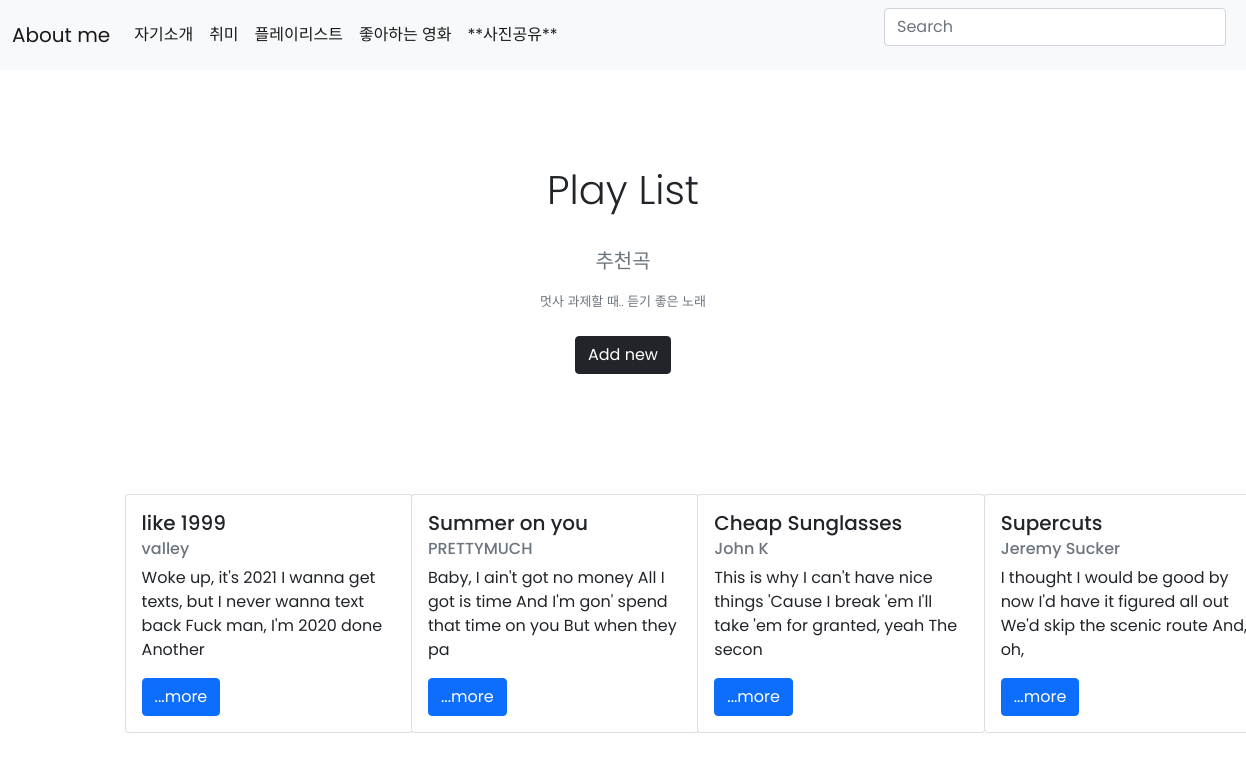
The app's page /music/ with its own data.
### leesubin/models.py (models this page shows, shortened)
class Music(models.Model):
    title=models.CharField(max_length=200)
    writer=models.CharField(max_length=100)
    pub_date=models.DateTimeField()
    body=models.TextField()
    def summary(self):
        return self.body[:100]

### leesubin/views.py (the view)
# urls.py: path('music/', views.music, name="music"),
def music(request):
    musics= Music.objects.all()
    return render(request,'music.html',{'musics':musics})

### leesubin/templates/music.html (shortened to what this page needs)
{% extends "base.html"%}
{% load static %}
{% block content %}
<head>
    <link href="https://cdn.jsdelivr.net/npm/bootstrap@5.0.2/dist/css/bootstrap.min.css" rel="stylesheet"
>
</head>
<body>
    <main>
        <section class="py-5 text-center container">
            <div class="row py-lg-5">
                <div class="col-lg-6 col-md-8 mx-auto">
                    <h1 class="fw-light">Play List</h1>
                    <br>
                    <p class="lead text-muted">추천곡</p>
                    <p class="lead text-muted" style="font-size: small;">멋사 과제할 때.. 듣기 좋은 노래</p>
                    <p>
                        <a href="{% url 'new' %}" class="btn btn-dark my-2">Add new</a>
                    </p>
                </div>
            </div>
        </section>
        <div class="wrapper">
        <div class="row">
            {% for music in musics %}
            <div class="col-sm-3">
                <div class="card" style="width: 18rem;">
                    <div class="card-body">
                        <h5 class="card-title">{{music.title}}</h5>
                        <h6 class="card-subtitle mb-2 text-muted">{{music.writer}}</h6>
                        <p class="card-text">{{music.summary}}</p>
                        <a href="{%url 'detail' music.id %}" class="btn btn-primary">...more</a>
                    </div>
                </div>
            </div>
            {% endfor %}
        </div>
    </div>
        {% endblock %}

### aboutme/templates/base.html (shortened to what this page needs)
<head>
    <link href="https://cdn.jsdelivr.net/npm/bootstrap@5.0.2/dist/css/bootstrap.min.css" rel="stylesheet">
</head>
<nav class="navbar navbar-expand-lg navbar-light bg-light">
    <div class="container-fluid">
      <a class="navbar-brand" href="{%url 'home' %}" style="font-family: 'Poppins', sans-serif;">About me</a>
      <div class="collapse navbar-collapse" id="navbarSupportedContent">
        <ul class="navbar-nav me-auto mb-2 mb-lg-0">
          <li class="nav-item">
            <a class="nav-link active" aria-current="page" href="{%url 'about'%}">자기소개</a>
          </li>
              <li><a class="nav-link active" aria-current="page" href="{% url 'hobby' %}">취미</a></li>
              <li><a class="nav-link active" aria-current="page" href="{% url 'music'%}">플레이리스트</a></li>
              <li><a class="nav-link active" aria-current="page" href="{% url 'movie'%}">좋아하는 영화</a></li>
              <li><a class="nav-link active" aria-current="page" href="{% url 'photo' %}">**사진공유**</a></li>
            </ul>
        <form class="d-flex">
          <input class="form-control me-2" type="search" placeholder="Search" aria-label="Search">
        </form>
      </div>
    </div>
  </nav>
{% block content %}
{% endblock content %}

### leesubin/templates/music.html (style rules this page uses)
body { font-family: 'Poppins', sans-serif; }
.wrapper { margin-left: 10%; display:inline-block; vertical-align:middle; }

### records on screen
Music: title "like 1999", writer "valley", summary "Woke up, it's 2021 I wanna get texts, but I never wanna text back Fuck man, I'm 2020 done Another"
Music: title "Summer on you", writer "PRETTYMUCH", summary "Baby, I ain't got no money All I got is time And I'm gon' spend that time on you But when they pa"
Music: title "Cheap Sunglasses", writer "John K", summary "This is why I can't have nice things 'Cause I break 'em I'll take 'em for granted, yeah The secon"
Music: title "Supercuts", writer "Jeremy Sucker", summary "I thought I would be good by now I'd have it figured all out We'd skip the scenic route And, oh,"
